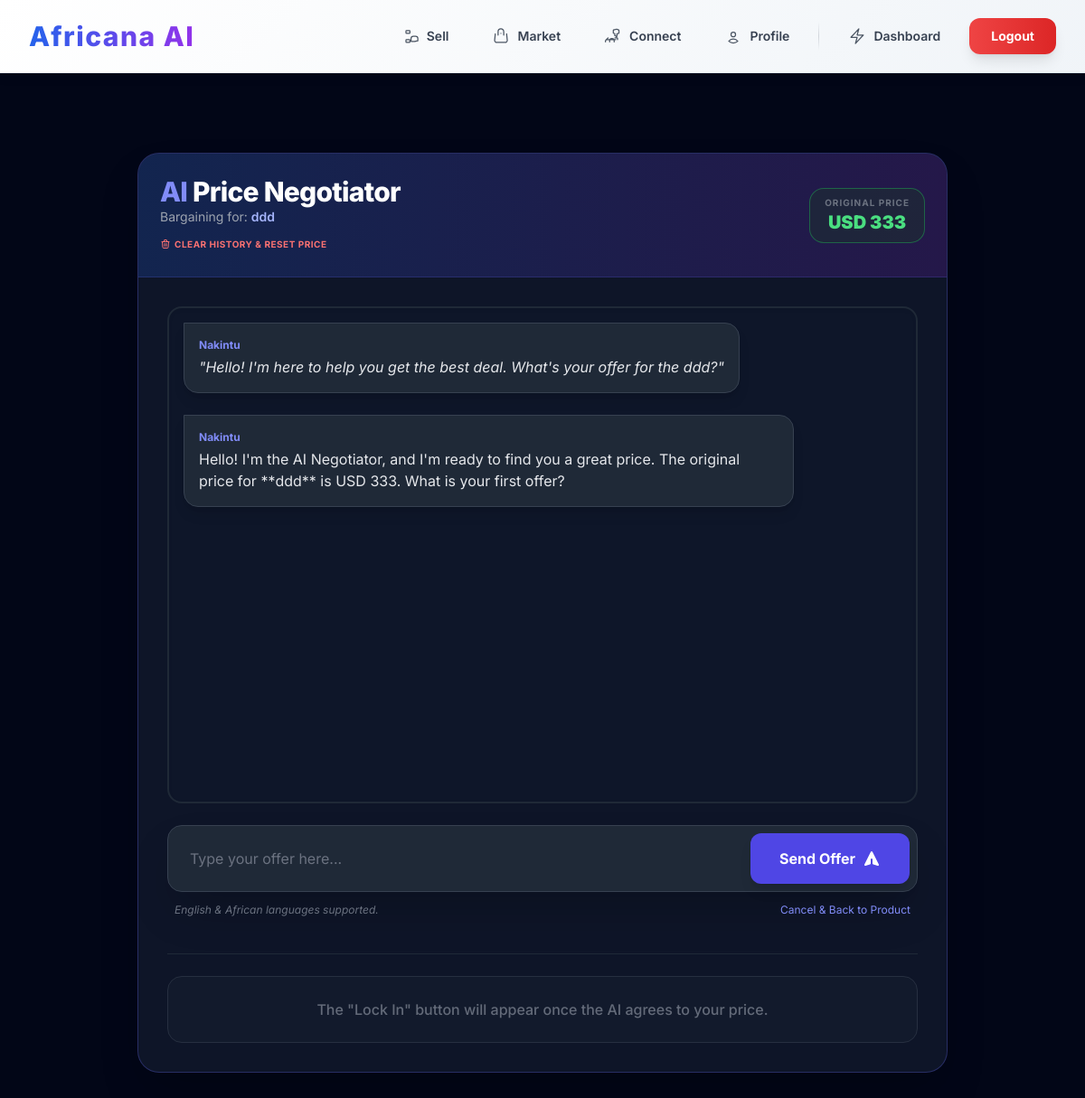
The app's page /eshop/product/ddd/negotiate/ (signed in) with its own data.
### eshop/models.py (models this page shows, shortened)
class Product(models.Model):
    SOURCE_CHOICES = [
        ('local', 'Local Marketplace'),
        ('aliexpress', 'AliExpress'),
        ('jumia', 'Jumia'),
    ]
    source = models.CharField(
        max_length=20,
        choices=SOURCE_CHOICES,
        default='local',
        db_index=True,
        help_text="Where this product originates from."
    )
    external_id = models.CharField(
        max_length=200,
        blank=True,
        null=True,
        db_index=True,
        help_text="ID from external marketplace (e.g., AliExpress productId, Jumia SKU)"
    )
    affiliate_url = models.TextField(
        blank=True,
        null=True,
        help_text="Affiliate link to redirect buyers to external marketplace"
    )
    image_url = models.TextField(
        blank=True,
        null=True,
        help_text="Direct URL for images from external marketplaces"
    )
    last_synced = models.DateTimeField(auto_now=True, help_text="Last time this product was updated via API")
    image = CloudinaryField('image', blank=True, null=True)
    video = CloudinaryField('video', resource_type='video', blank=True, null=True)
    negotiated_price = models.DecimalField(max_digits=10, decimal_places=2, null=True, blank=True)
    is_negotiable = models.BooleanField(default=False)
    name = models.CharField(max_length=200)
    slug = models.SlugField(max_length=100, unique=True, blank=True)
    description = models.TextField()
    price = models.DecimalField(max_digits=10, decimal_places=2, null=True, blank=True)
    referral_commission = models.DecimalField(
        max_digits=10,
        decimal_places=2,
        default=0.00,
        help_text="The amount paid to the referrer upon a successful sale."
    )
    CURRENCY_CHOICES = [
        ('UGX', 'UGX (Ugandan Shilling)'),
        ('USD', 'USD (US Dollar)'),
        ('KES', 'KES (Kenyan Shilling)'),
        ('NGN', 'NGN (Nigerian Naira)'),
        ('GHS', 'GHS (Ghanaian Cedi)'),
        ('ZAR', 'ZAR (South African Rand)'),
        ('TZS', 'TZS (Tanzanian Shilling)'),
        ('RWF', 'RWF (Rwandan Franc)'),
        ('EGP', 'EGP (Egyptian Pound)'),
    ]
    currency = models.CharField(max_length=3, choices=CURRENCY_CHOICES, default='UGX')
    country = models.CharField(max_length=50)
    vendor_name = models.CharField(max_length=100, default='Anonymous Seller')
    whatsapp_number = models.CharField(max_length=20, blank=True, null=True)
    tiktok_url = models.URLField(max_length=200, null=True, blank=True)
    def get_currency_code(self):
        if self.currency and self.currency != 'UGX':
            return self.currency
    class Meta:
        ordering = ['name']
        constraints = [
            models.UniqueConstraint(
                fields=['source', 'external_id'],
                name='unique_product_per_source',
                condition=models.Q(external_id__isnull=False)
            )
        ]

### eshop/views.py (the view, shortened to what this page needs)
# urls.py: path('product/<slug:slug>/negotiate/', views.ai_negotiation_view, name='ai_negotiation'),
@login_required
def ai_negotiation_view(request, slug):
    product = get_object_or_404(Product, slug=slug)
    curr = product.get_currency_code()
    if not product.is_negotiable:
        messages.error(request, f"Price negotiation is not available for {product.name}.")
        return redirect('eshop:product_detail', slug=slug)
    form = NegotiationForm(request.POST or None)
    chat_history = request.session.get(f'chat_history_{slug}', None)
    if chat_history is None:
        initial_greeting = f"Hello! I'm the AI Negotiator, and I'm ready to find you a great price. The original price for **{product.name}** is {curr} {product.price:,.0f}. What is your first offer?"
        chat_history = [{'role': 'ai', 'text': initial_greeting}]
    is_negotiation_active = product.negotiated_price and product.negotiated_price <= product.price * Decimal('0.90')
    context = {
        'product': product, 'form': form, 'chat_history': chat_history,
        'is_negotiation_active': is_negotiation_active, 'final_price': product.negotiated_price
    }
    return render(request, 'eshop/ai_negotiation.html', context)

### eshop/forms.py
class NegotiationForm(forms.Form):
    user_message = forms.CharField(
        widget=forms.TextInput(attrs={
            'class': 'w-full px-4 py-4 bg-transparent text-gray-100 border-none focus:ring-0 placeholder-gray-500 text-sm md:text-base',
            'placeholder': 'Type your offer here...',
            'autocomplete': 'off'
        }),
        label=''
    )

### eshop/templates/eshop/ai_negotiation.html (shortened to what this page needs)
{% extends "base.html" %}
{% load static %}
{% load humanize %}
{% load widget_tweaks %}
{% block content %}
<div class="min-h-screen bg-slate-950 py-10">
    <div class="container mx-auto px-4 py-8 md:py-12">
        <div class="max-w-4xl mx-auto bg-slate-900/95 rounded-3xl shadow-2xl border border-indigo-500/30 overflow-hidden">
        <header class="bg-gradient-to-r from-blue-600/20 to-purple-700/20 p-6 border-b border-indigo-500/20 flex flex-col md:flex-row md:items-center md:justify-between gap-4">
            <div>
                <h1 class="text-2xl md:text-3xl font-extrabold text-white tracking-tight">
                    <span class="text-indigo-400">AI</span> Price Negotiator
                </h1>
                <p class="text-gray-400 text-sm">Bargaining for: <span class="text-indigo-300 font-semibold">{{ product.name }}</span></p>
                <div class="mt-2">
                    <a href="{% url 'eshop:reset_negotiation' product.slug %}"
                       onclick="return confirm('Reset this chat and start the bargaining from scratch?')"
                       class="inline-flex items-center gap-1 text-[10px] font-bold uppercase tracking-wider text-red-400 hover:text-red-300 transition-colors">
                        <svg xmlns="http://www.w3.org/2000/svg" class="h-3 w-3" fill="none" viewBox="0 0 24 24" stroke="currentColor">
                            <path stroke-linecap="round" stroke-linejoin="round" stroke-width="2" d="M19 7l-.867 12.142A2 2 0 0116.138 21H7.862a2 2 0 01-1.995-1.858L5 7m5 4v6m4-6v6m1-10V4a1 1 0 00-1-1h-4a1 1 0 00-1 1v3M4 7h16" />
                        </svg>
                        Clear History & Reset Price
                    </a>
                </div>
            </div>
            <div class="bg-gray-800/80 px-4 py-2 rounded-2xl border border-green-500/40 text-center">
                <p class="text-[10px] uppercase font-bold text-gray-500 tracking-widest">Original Price</p>
                <p class="text-xl font-black text-green-400">{{ product.get_currency_code }} {{ product.price|floatformat:0|intcomma }}</p>
            </div>
        </header>
        <div class="p-4 md:p-8">
            <div id="chat-window"
                 class="h-[450px] lg:h-[550px] overflow-y-auto p-4 space-y-6 mb-6 bg-gray-950/50 rounded-2xl border-2 border-gray-800 shadow-inner custom-scrollbar">
                <div class="flex justify-start">
                    <div class="max-w-[85%] bg-gray-800 text-gray-200 p-4 rounded-2xl rounded-tl-none shadow-lg border border-gray-700">
                        <p class="text-xs font-bold text-indigo-400 mb-1">Nakintu</p>
                        <p class="text-sm md:text-base italic">"Hello! I'm here to help you get the best deal. What's your offer for the {{ product.name }}?"</p>
                    </div>
                </div>
                {% for message in chat_history %}
                    {% if message.role == 'user' %}
                        <div class="flex justify-end">
                            <div class="max-w-[85%] bg-indigo-600 text-white p-4 rounded-2xl rounded-tr-none shadow-xl transform transition hover:scale-[1.01]">
                                <p class="text-xs font-bold mb-1 opacity-70 text-right">You</p>
                                <p class="text-sm md:text-base leading-relaxed">{{ message.text|safe }}</p>
                            </div>
                        </div>
                    {% else %}
                        <div class="flex justify-start">
                            <div class="max-w-[85%] bg-gray-800 text-gray-200 p-4 rounded-2xl rounded-tl-none shadow-lg border border-gray-700 transform transition hover:scale-[1.01]">
                                <p class="text-xs font-bold text-indigo-400 mb-1">Nakintu</p>
                                <p class="text-sm md:text-base leading-relaxed">{{ message.text|safe }}</p>
                            </div>
                        </div>
                    {% endif %}
                {% endfor %}
            </div>
            <form method="post" id="negotiation-form" class="relative">
                <div class="flex flex-col sm:flex-row gap-3 bg-gray-800 p-2 rounded-2xl border border-gray-700 focus-within:border-indigo-500 transition-all shadow-2xl">
                    <div class="flex-grow">
                        {{ form.user_message }}
                    </div>
                    <button type="submit"
                            onclick="showTyping()"
                            class="bg-indigo-600 hover:bg-indigo-500 text-white font-bold py-3 px-8 rounded-xl transition-all flex items-center justify-center gap-2 shadow-lg active:scale-95">
                        <span>Send Offer</span>
                        <svg xmlns="http://www.w3.org/2000/svg" class="h-5 w-5" viewBox="0 0 20 20" fill="currentColor">
                            <path d="M10.894 2.553a1 1 0 00-1.788 0l-7 14a1 1 0 001.169 1.409l5-1.429A1 1 0 009 15.571V11a1 1 0 112 0v4.571a1 1 0 00.725.962l5 1.428a1 1 0 001.17-1.408l-7-14z" />
                        </svg>
                    </button>
                </div>
                <div class="mt-3 flex justify-between items-center px-2">
                    <p class="text-[10px] md:text-xs text-gray-500 italic">
                        English & African languages supported.
                    </p>
                    <a href="{% url 'eshop:product_detail' product.slug %}" class="text-[10px] md:text-xs text-indigo-400 hover:underline">
                        Cancel & Back to Product
                    </a>
                </div>
            </form>
            <div class="mt-10 pt-6 border-t border-gray-800">
                {% if is_negotiation_active %}
                    <div class="flex flex-col items-center">
                        <div class="mb-4 px-4 py-2 bg-green-900/20 border border-green-500/30 rounded-full animate-bounce">
                            <span class="text-green-400 text-sm font-bold">✨ Great Deal Reached! ✨</span>
                        </div>
                        <a href="{% url 'eshop:accept_negotiated_price' product.slug %}"
                           class="w-full sm:w-auto bg-green-600 hover:bg-green-700 text-white font-black text-xl py-5 px-12 rounded-2xl transition-all duration-300 shadow-2xl shadow-green-600/40 transform hover:scale-[1.03] ring-4 ring-green-600/20 text-center">
                            Accept {{ product.get_currency_code }} {{ negotiated_price|default:product.price|floatformat:0|intcomma }} & Close Deal 🤝
                        </a>
                    </div>
                {% else %}
                    <div class="w-full bg-gray-800/50 p-6 rounded-2xl border border-gray-700 text-center opacity-60">
                        <p class="text-gray-400 font-medium text-sm sm:text-base">
                            The "Lock In" button will appear once the AI agrees to your price.
                        </p>
                    </div>
                {% endif %}
            </div>
        </div>
    </div>
</div>
{% endblock %}

### templates/base.html (style rules this page uses)
body { font-family: 'Inter', sans-serif; padding-bottom: 60px; background: linear-gradient(135deg, #f8fafc 0%, #f0f4f8 100%); }
@media (min-width: 768px) { body { padding-bottom: 0; } }

### eshop/templates/eshop/ai_negotiation.html (style rules this page uses)
#chat-window { background: rgba(15, 23, 42, 0.9); }

### records on screen
Product: name "ddd", get_currency_code "USD", price "333"

### other values on screen
{{ message.text|safe }} "Hello! I'm the AI Negotiator, and I'm ready to find you a great price. The original price for **ddd** is USD 333. What is your first offer?"
